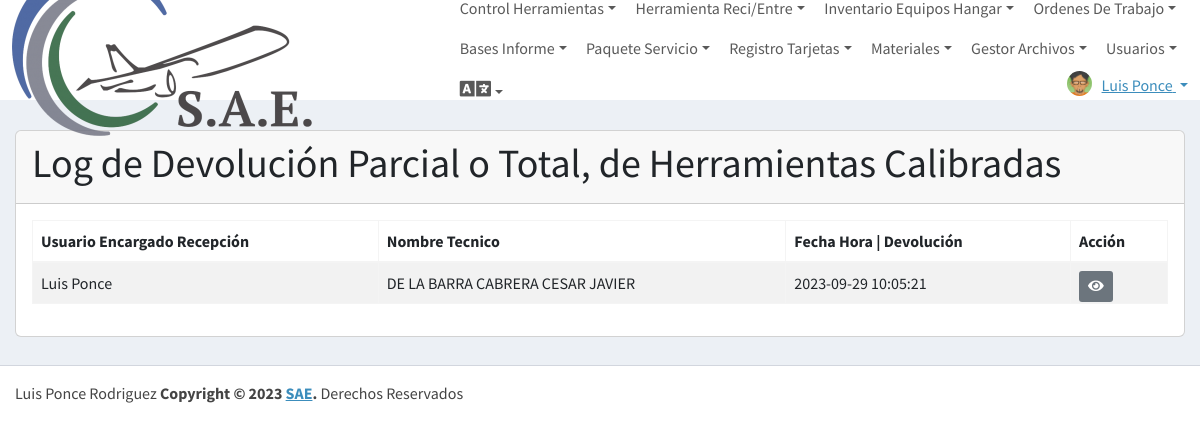
Screenshot of /VLogDevCalibradas (signed in) with the database file from the repository.
### tables this page shows
CREATE TABLE `menor_herramientascalibradas` (
  `id_menor_herramientascalibradas` int(11) NOT NULL,
  `fecha_hora_dev` datetime NOT NULL,
  `observacion_dev` varchar(250) NOT NULL,
  `usuario_dev` int(11) NOT NULL,
  `tecnico_dev` int(11) NOT NULL,
  `detalle_dev` text NOT NULL,
  `id_mayor_herramientascalibradas` int(11) NOT NULL
);

CREATE TABLE `usuario` (
  `id_usuario` int(11) NOT NULL,
  `nombre_usuario` varchar(100) NOT NULL,
  `email_usuario` varchar(100) NOT NULL,
  `ci_usuario` varchar(30) NOT NULL,
  `pass_usuario` varchar(255) NOT NULL,
  `rol_usuario` varchar(30) NOT NULL,
  `foto_usuario` varchar(100) NOT NULL,
  `fecha_creacion` date NOT NULL,
  `estado_usuario` tinyint(1) NOT NULL
);

### controlador/plantillaControlador.php (called while the page is built)
<?php
class ControladorPlantilla{
    static public function ctrPlantilla(){
        include "vista/plantilla.php";
    }
}

### index.php (called while the page is built, shortened)
<?php
require_once "controlador/plantillaControlador.php";
require_once "controlador/usuarioControlador.php";
require_once "controlador/controlherramientasControlador.php";
require_once "controlador/logherramientasControlador.php";
require_once "modelo/usuarioModelo.php";
require_once "modelo/controlherramientasModelo.php";
$plantilla=new ControladorPlantilla();
$plantilla->ctrPlantilla();

### modelo/conexion.php (called while the page is built)
<?php
class Conexion{
    static public function conectar(){
        $host="localhost";
        $db="sistemassae";
        $userDB="root";
        $passDB="";
        $link=new PDO("mysql:host=".$host.";"."dbname=".$db,$userDB,$passDB);
        $link->exec("set names utf8");
        return $link;
    }
}

### modelo/controlherramientasModelo.php (called while the page is built, shortened)
<?php
require_once "conexion.php";
class ModeloControlHerramientas
{
  static public function mdlInfoLogDevCalibradas()
  {
    $stmt = Conexion::conectar()->prepare("select * from menor_herramientascalibradas
        join usuario on usuario.id_usuario=menor_herramientascalibradas.tecnico_dev");
    $stmt->execute();
    return $stmt->fetchAll();
  }
}

### controlador/controlherramientasControlador.php (called while the page is built, shortened)
<?php
class ControladorHerramientas
{
?>
<?php
  static public function ctrInfoLogDevCalibradas()
  {
    $respuesta = ModeloControlHerramientas::mdlInfoLogDevCalibradas();
    return $respuesta;
  }
}

### modelo/usuarioModelo.php (called while the page is built, shortened)
<?php
require "conexion.php";
class ModeloUsuario {
  static public function mdlInfoUsuario( $id ) {
    $stmt = Conexion::conectar()->prepare( "select * from usuario where id_usuario=$id" );
    $stmt->execute();
    return $stmt->fetch();
  }
}

### controlador/usuarioControlador.php (called while the page is built, shortened)
<?php
class ControladorUsuario {
  static public function ctrInfoUsuario( $id ) {
    $respuesta = ModeloUsuario::mdlInfoUsuario( $id );
    return $respuesta;
  }
}

### vista/VLogDevCalibradas.php (the view, shortened to what this page needs)
<div class="content-wrapper">
    <section class="content-header">
    </section>
    <section class="content">
        <div class="card">
            <div class="card-header">
                <h1 class="card-title">Log de Devolución Parcial o Total, de Herramientas Calibradas</h1>
            </div>
            <div class="card-body">
                <table id="DataTableLogHerramienta" class="table table-bordered table-striped">
                    <thead>
                        <tr>
                            <th>Usuario Encargado Recepción</th>
                            <th>Nombre Tecnico</th>
                            <th>Fecha Hora | Devolución</th>
                            <th>Acción</th>
                        </tr>
                    </thead>
                    <tbody>
                        <?php
                        $logherramientas = ControladorHerramientas::ctrInfoLogDevCalibradas();
                        foreach ($logherramientas as $value) {
                            require_once "controlador/usuarioControlador.php";
                            require_once "modelo/usuarioModelo.php";
                            $usuario = ControladorUsuario::ctrInfoUsuario($value["usuario_dev"]);
                        ?>
                            <tr>
                                <td><?php echo $usuario["nombre_usuario"]; ?></td>
                                <td><?php echo $value["nombre_usuario"]; ?></td>
                                <td><?php echo $value["fecha_hora_dev"]; ?></td>
                                <td>
                                    <div class="btn-group btn-group-sm">
                                        <button class="btn btn-secondary" onclick="MVerLogDevCalibrada(<?php echo $value['id_menor_herramientascalibradas']; ?>)">
                                            <i class="fas fa-eye"></i>
                                        </button>
                                    </div>
                                </td>
                            </tr>
                        <?php
                        }
                        ?>
                    </tbody>
                </table>
            </div>
        </div>
    </section>
</div>

### rows the page displays
menor_herramientascalibradas: usuario.nombre_usuario "Luis Ponce", usuario.nombre_usuario "DE LA BARRA CABRERA CESAR JAVIER", fecha_hora_dev "2023-09-29 10:05:21"

### other values shown
$_SESSION["nombreUsuario"] "Luis Ponce"
